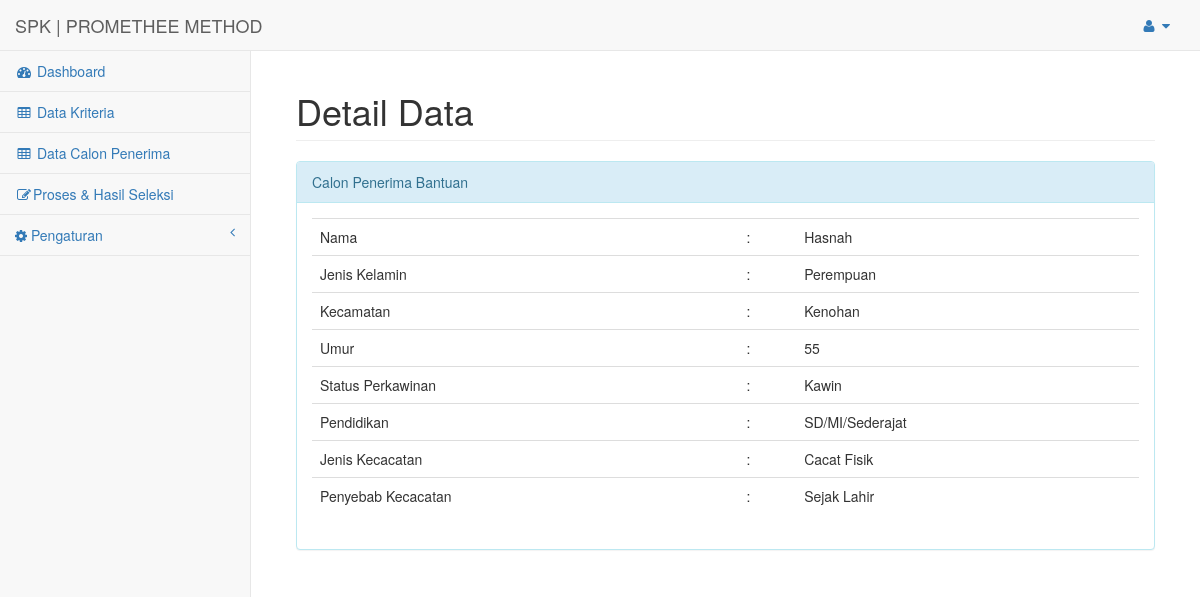
/index.php?url=data_calon_lihat&id=14 (signed in), run on the app's committed database.
### tables this page shows
CREATE TABLE `calon_subkriteria` (
  `id` int(11) NOT NULL,
  `calon_id` int(11) DEFAULT NULL,
  `subkriteria_id` int(11) DEFAULT NULL,
  `value` int(11) DEFAULT NULL
);

CREATE TABLE `subkriteria` (
  `id` int(11) NOT NULL,
  `kriteria_id` int(11) DEFAULT '0',
  `nama` varchar(50) DEFAULT '0',
  `bobot` double DEFAULT '0'
);

### config/routes.php (called while the page is built, shortened)
<?php
$include = [];
if(isset($_GET['url'])){
	switch ($_GET['url']) {
		case 'data_calon_lihat':
			$include[] = 'halaman/calon/lihat.php';
			break;
	}
}else{
	$include[] = 'halaman/dashboard.php';
}
?>

### config/calon/load_detail.php (called while the page is built, shortened)
<?php
include 'config/koneksi.php';
$id = $_GET['id'];
$query = "SELECT calon.*, kriteria.nama as nama_kriteria, subkriteria.nama as nama_subkriteria, calon_subkriteria.value as value_calon_subkriteria, calon_subkriteria.id as calon_subkriteria_id FROM calon_subkriteria join calon on (calon.id=calon_subkriteria.calon_id) join subkriteria on (subkriteria.id=calon_subkriteria.subkriteria_id) join kriteria on (kriteria.id=subkriteria.kriteria_id) where calon_subkriteria.calon_id='$id'";
$hasil = mysqli_query($koneksi, $query);
while ($data_row = mysqli_fetch_assoc($hasil)) {
	$datas[] = $data_row;
}
$data['id'] = $datas[0]['id'];
$data['nama'] = $datas[0]['nama'];
$data['jenis_kelamin'] = $datas[0]['jenis_kelamin'];
$data['kecamatan'] = $datas[0]['kecamatan'];
foreach ($datas as $key => $value) {
	$data['kriteria'][$value['nama_kriteria']]['value'] = $value['nama_subkriteria']!= 'input' ? $value['nama_subkriteria'] : $value['value_calon_subkriteria'] ;
	$data['kriteria'][$value['nama_kriteria']]['id'] = $value['calon_subkriteria_id'];
}
$data_calon = $data;
 ?>

### halaman/calon/lihat.php (the view)
<div id="page-wrapper">
    <div class="container-fluid">
        <div class="row">
            <div class="col-lg-12">
                <h1 class="page-header">Detail Data</h1>
            </div>
        </div>
        <div class="row">
        	<div class="col-lg-12">
        		<div class="panel panel-info">
        			<div class="panel-heading">
        				Calon Penerima Bantuan
        			</div>
        			<div class="panel-body">
        				<table class="table">
                            <tr>
                                <td>Nama</td>
                                <td>:</td>
                                <td><?php echo $data_calon['nama']; ?></td>
                            </tr>
                            <tr>
                                <td>Jenis Kelamin</td>
                                <td>:</td>
                                <td><?php echo $data_calon['jenis_kelamin']; ?></td>
                            </tr>
                            <tr>
                                <td>Kecamatan</td>
                                <td>:</td>
                                <td><?php echo $data_calon['kecamatan']; ?></td>
                            </tr>
                            <?php foreach ($data_calon['kriteria'] as $key => $value): ?>
                                <tr>
                                    <td><?php echo $key; ?></td>
                                    <td>:</td>
                                    <td><?php echo $value['value'] ?></td>
                                </tr>
                            <?php endforeach ?>
                        </table>
        			</div>
        		</div>
        	</div>
        </div>
    </div>
</div>

### index.php (shortened to what this page needs)
<?php
include 'config/routes.php';
 include 'halaman/header.php';
foreach ($req as $key => $value) {
	require_once $value;
}
foreach ($include as $key => $value) {
	require_once $value;
}
include 'halaman/footer.php';
?>

### data on the page
calon_subkriteria: key "Status Perkawinan", subkriteria.nama "Kawin"
calon_subkriteria: key "Pendidikan", subkriteria.nama "SD/MI/Sederajat"
calon_subkriteria: key "Jenis Kecacatan", subkriteria.nama "Cacat Fisik"
calon_subkriteria: key "Penyebab Kecacatan", subkriteria.nama "Sejak Lahir"

### other printed values
$key "Umur"
$value['value'] "55"
